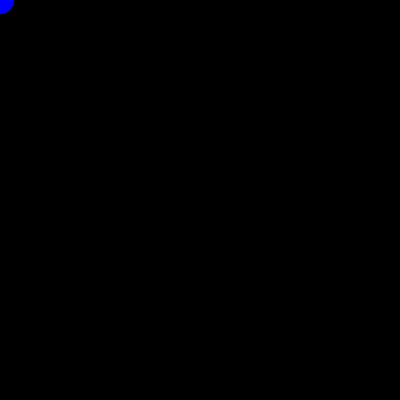
Frame 1 (no input)
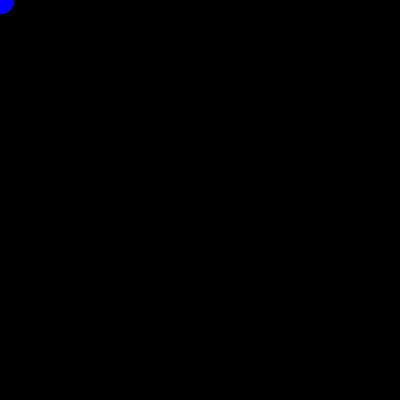
Frame 60 (no input)
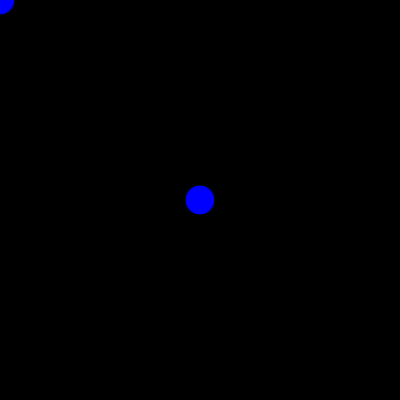
Frame 120 (the mouse pressed at the canvas centre since frame 60)

The p5.js sketch that drew these frames (run headless with seeded random() and noise() and a simulated clock; from frame 60 on, the mouse is pressed at the canvas centre):

// p5.js sketch
// ── sketch.js
function setup() {
  createCanvas(400, 400)
  background(0, 0, 0)
}

function draw() {
  if (keyIsPressed) {
    fill(255, 0, 0)
  } else {
    fill(0, 0, 255)
  }

  ellipse(mouseX, mouseY, 30, 30)
}
